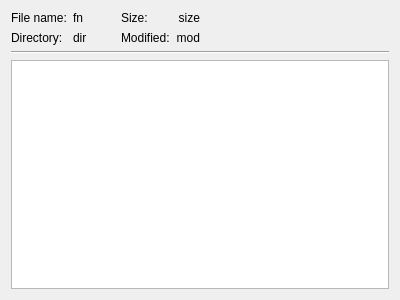
<?xml version="1.0" encoding="UTF-8"?>
<ui version="4.0">
 <class>mtx::gui::Info::Tab</class>
 <widget class="QWidget" name="mtx::gui::Info::Tab">
  <property name="geometry">
   <rect>
    <x>0</x>
    <y>0</y>
    <width>400</width>
    <height>300</height>
   </rect>
  </property>
  <property name="windowTitle">
   <string notr="true">mtx::gui::Info::Tab</string>
  </property>
  <layout class="QVBoxLayout" name="verticalLayout">
   <item>
    <layout class="QHBoxLayout" name="horizontalLayout">
     <item>
      <layout class="QGridLayout" name="gridLayout">
       <item row="0" column="0">
        <widget class="QLabel" name="fileNameLabel">
         <property name="sizePolicy">
          <sizepolicy hsizetype="Minimum" vsizetype="Preferred">
           <horstretch>0</horstretch>
           <verstretch>0</verstretch>
          </sizepolicy>
         </property>
         <property name="text">
          <string>File name:</string>
         </property>
        </widget>
       </item>
       <item row="0" column="1">
        <widget class="mtx::gui::Util::ElideLabel" name="fileName">
         <property name="sizePolicy">
          <sizepolicy hsizetype="MinimumExpanding" vsizetype="Preferred">
           <horstretch>0</horstretch>
           <verstretch>0</verstretch>
          </sizepolicy>
         </property>
         <property name="text">
          <string notr="true">fn</string>
         </property>
        </widget>
       </item>
       <item row="0" column="2">
        <widget class="QLabel" name="sizeLabel">
         <property name="text">
          <string>Size:</string>
         </property>
        </widget>
       </item>
       <item row="0" column="3">
        <widget class="QLabel" name="size">
         <property name="text">
          <string notr="true">size</string>
         </property>
         <property name="alignment">
          <set>Qt::AlignRight|Qt::AlignTrailing|Qt::AlignVCenter</set>
         </property>
        </widget>
       </item>
       <item row="1" column="0">
        <widget class="QLabel" name="directoryLabel">
         <property name="sizePolicy">
          <sizepolicy hsizetype="Minimum" vsizetype="Preferred">
           <horstretch>0</horstretch>
           <verstretch>0</verstretch>
          </sizepolicy>
         </property>
         <property name="text">
          <string>Directory:</string>
         </property>
        </widget>
       </item>
       <item row="1" column="1">
        <widget class="mtx::gui::Util::ElideLabel" name="directory">
         <property name="sizePolicy">
          <sizepolicy hsizetype="MinimumExpanding" vsizetype="Preferred">
           <horstretch>0</horstretch>
           <verstretch>0</verstretch>
          </sizepolicy>
         </property>
         <property name="text">
          <string notr="true">dir</string>
         </property>
        </widget>
       </item>
       <item row="1" column="2">
        <widget class="QLabel" name="modifiedLabel">
         <property name="text">
          <string>Modified:</string>
         </property>
        </widget>
       </item>
       <item row="1" column="3">
        <widget class="QLabel" name="modified">
         <property name="text">
          <string notr="true">mod</string>
         </property>
         <property name="alignment">
          <set>Qt::AlignRight|Qt::AlignTrailing|Qt::AlignVCenter</set>
         </property>
        </widget>
       </item>
      </layout>
     </item>
     <item>
      <spacer name="horizontalSpacer">
       <property name="orientation">
        <enum>Qt::Horizontal</enum>
       </property>
       <property name="sizeHint" stdset="0">
        <size>
         <width>40</width>
         <height>20</height>
        </size>
       </property>
      </spacer>
     </item>
    </layout>
   </item>
   <item>
    <widget class="Line" name="line">
     <property name="orientation">
      <enum>Qt::Horizontal</enum>
     </property>
    </widget>
   </item>
   <item>
    <widget class="mtx::gui::Util::BasicTreeView" name="elements">
     <property name="contextMenuPolicy">
      <enum>Qt::CustomContextMenu</enum>
     </property>
     <property name="editTriggers">
      <set>QAbstractItemView::NoEditTriggers</set>
     </property>
     <property name="alternatingRowColors">
      <bool>false</bool>
     </property>
    </widget>
   </item>
  </layout>
 </widget>
 <customwidgets>
  <customwidget>
   <class>mtx::gui::Util::BasicTreeView</class>
   <extends>QTreeView</extends>
   <header>mkvtoolnix-gui/util/basic_tree_view.h</header>
  </customwidget>
  <customwidget>
   <class>mtx::gui::Util::ElideLabel</class>
   <extends>QLabel</extends>
   <header>mkvtoolnix-gui/util/elide_label.h</header>
  </customwidget>
 </customwidgets>
 <resources/>
 <connections/>
</ui>
